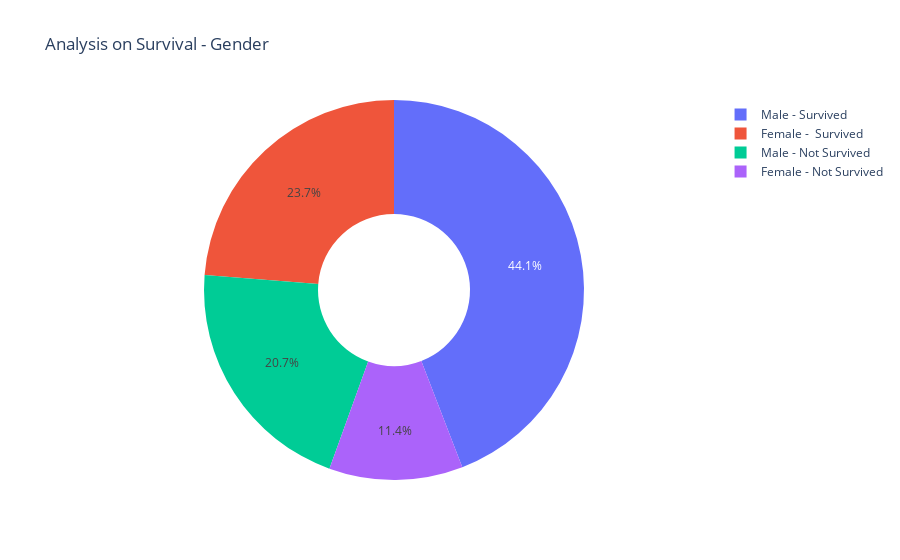

The notebook cell this image was saved under:
### Code cell
male = heart_data[heart_data["sex"]==1]
female = heart_data[heart_data["sex"]==0]

male_survi = male[heart_data["DEATH_EVENT"]==0]
male_not = male[heart_data["DEATH_EVENT"]==1]
female_survi = female[heart_data["DEATH_EVENT"]==0]
female_not = female[heart_data["DEATH_EVENT"]==1]

labels = ['Male - Survived','Male - Not Survived', "Female -  Survived", "Female - Not Survived"]
values = [len(male[heart_data["DEATH_EVENT"]==0]),len(male[heart_data["DEATH_EVENT"]==1]),
         len(female[heart_data["DEATH_EVENT"]==0]),len(female[heart_data["DEATH_EVENT"]==1])]
fig = go.Figure(data=[go.Pie(labels=labels, values=values, hole=.4)])
fig.update_layout(
    title_text="Analysis on Survival - Gender")
fig.show()

### Figure 1 — Plotly figure (JSON) as saved in the notebook; plotly's stock layout.template omitted (floating-point values rounded to 4 significant figures)
{"data": [{"hole": 0.4, "labels": ["Male - Survived", "Male - Not Survived", "Female -  Survived", "Female - Not Survived"], "type": "pie", "values": [132, 62, 71, 34]}], "layout": {"title": {"text": "Analysis on Survival - Gender"}}}
